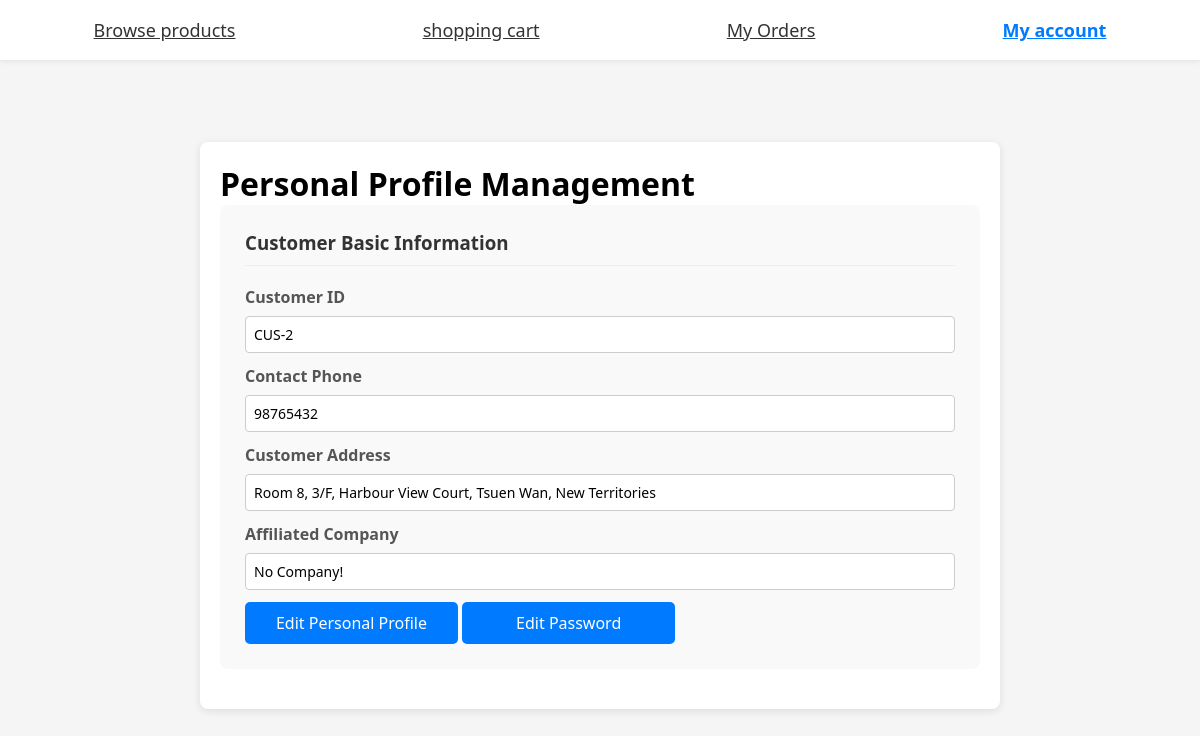
Page /customer/myAccount.php (signed in) on the committed database.
### tables this page shows
CREATE TABLE `customers` (
  `cid` int(11) NOT NULL,
  `cname` varchar(255) NOT NULL,
  `cpassword` varchar(255) NOT NULL,
  `ctel` varchar(20) NOT NULL,
  `caddr` varchar(255) NOT NULL,
  `company` varchar(255) DEFAULT NULL,
  `cBudget` int(20) NOT NULL
);

### customer/myAccount.php (the view, shortened to what this page needs)
<?php
$userName = $_SESSION['customer'];
$host = 'localhost';
$dbuser = 'root';
$dbpass = '';
$dbname = 'projectdb';
$conn = mysqli_connect($host, $dbuser, $dbpass, $dbname);
$sql = "SELECT * FROM customers WHERE cname='$userName'";
$rs = mysqli_query($conn, $sql);
$UserInfo = mysqli_fetch_assoc($rs);
if (empty($UserInfo['company']))
    $Company="No Company!";
else
    $Company=$UserInfo['company'];
?>
<!DOCTYPE html>
<html lang="en">
<head>
    <link rel="stylesheet" href="../CSS/style.css">
</head>
<body class="body-customer">
    <div class="nav">
        <a  href="productList.php">Browse products</a>
        <a href="ShoppingCart.php">shopping cart</a>
        <a href="order.php">My Orders</a>
        <a class="active" href="myAccount.php">My account</a>
    </div>
    <div class="container">
        <h1>Personal Profile Management</h1>
        <div class="form-card" >
            <h3>Customer Basic Information</h3>
            <div class="form-group">
                <label>Customer ID</label>
                <input type="text" id="customerId" value="CUS-<?php echo $UserInfo['cid'];?>" readonly>
            </div>
            <div class="form-group">
                <label>Contact Phone</label>
                <input type="text" id="phone" value="<?php echo $UserInfo['ctel'];?>" readonly>
            </div>
            <div class="form-group">
                <label>Customer Address</label>
                <input type="text" id="address" value="<?php echo $UserInfo['caddr'];?>" readonly>
            </div>
            <div class="form-group">
                <label>Affiliated Company</label>
                <input type="text" id="Company" value="<?php echo $Company;?>" readonly>
            </div>
            <button id="showEditInfoBtn" class="btn btn-primary" style="width:30%;">Edit Personal Profile</button>
            <button id="showEditPasswordBtn" class="btn btn-primary" style="width:30%;">Edit Password</button>
        </div>
    </div>
</body>
</html>

### CSS/style.css (style rules this page uses)
* { margin:0; padding:0; box-sizing:border-box; font-family:system-ui; }
body { min-height:100vh; display:grid; place-items:center; background:#f5f5f5; padding:20px; padding-top:70px; background-size: cover; background-position: center; background-repeat: no-repeat; }
input { width:100%; padding:8px; margin-top:4px; }
button { width:100%; padding:10px; background:#007bff; color:white; border:none; border-radius:4px; cursor:pointer; }
.body-customer { padding:20px; padding-top:70px; }
.nav { position:fixed; top:0; left:0; width:100%; height:60px; background:#fff; box-shadow:0 2px 5px #00000010; display:flex; align-items:center; justify-content:space-around; z-index:999; }
.nav a { text-decoration:center; color:#333; font-size:18px; cursor:pointer; padding: 12px 12px; }
.nav .active { color:#007bff; font-weight:bold; }
.container { max-width: 800px; width: 100%; margin: 20px auto; padding: 20px; background: #fff; border-radius: 8px; box-shadow: 0 2px 8px rgba(0,0,0,0.1); }
.form-card, .profileForm-card { padding: 25px; margin-bottom: 20px; border-radius: 8px; background: #f9f9f9; }
.form-card h3, .profileForm-card h3 { margin-bottom: 20px; color: #333; border-bottom: 1px solid #eee; padding-bottom: 10px; }
.form-group { margin-bottom: 18px; }
.form-group label { display: block; margin-bottom: 6px; font-weight: bold; color: #555; }
.form-group input { width: 100%; padding: 10px; border: 1px solid #ddd; border-radius: 5px; font-size: 14px; transition: border 0.3s; }
.btn { padding: 10px 20px; border: none; border-radius: 5px; cursor: pointer; font-size: 16px; }
.btn-primary { background: #007bff; color: #fff; }
.form-group { margin:12px 0; }
.form-group label { display:block; margin-bottom:4px; font-weight:bold; }
.form-group input { width:100%; box-sizing:border-box; padding:8px; border:1px #ccc solid; border-radius:4px; }

### rows in the picture
customers: cid "CUS-2", ctel "98765432", caddr "Room 8, 3/F, Harbour View Court, Tsuen Wan, New Territories", company "No Company!"
